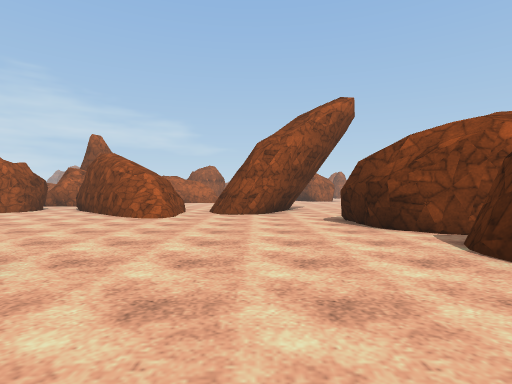
[1] (above)

24 first-person views from a walk through a scene from a Unity 3-D project. The camera is 1.5 m above the floor, looks level and sees 80° across. The floor is counted in squares, 2 m on a side. Each view is taken from the middle of a square. On the plan, view 1 faces up. The plan holds only what a view shows up to about 10 squares ahead; the rest is blank. The place goes on beyond the plan. The player character is not drawn. Surface patterns are stand-ins for the level's own textures.

[2]
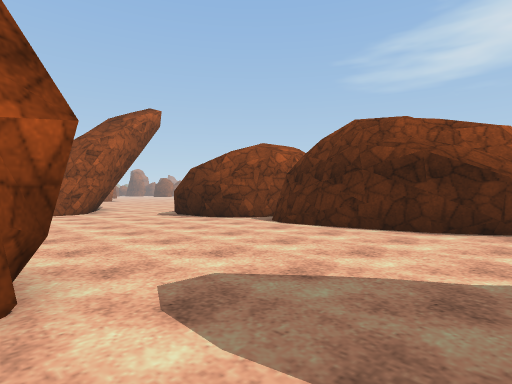

[3]
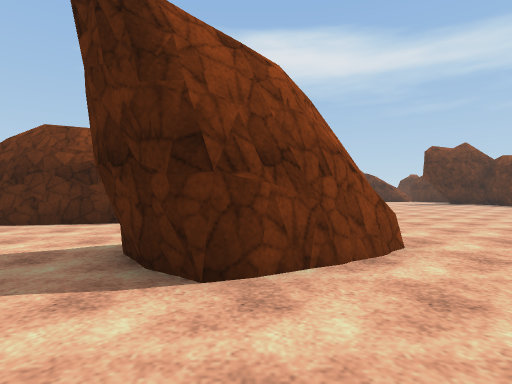

[4]
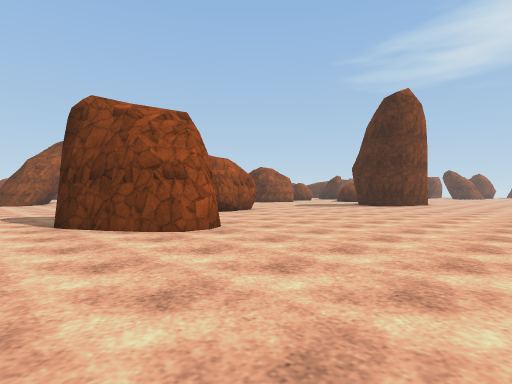

[5]
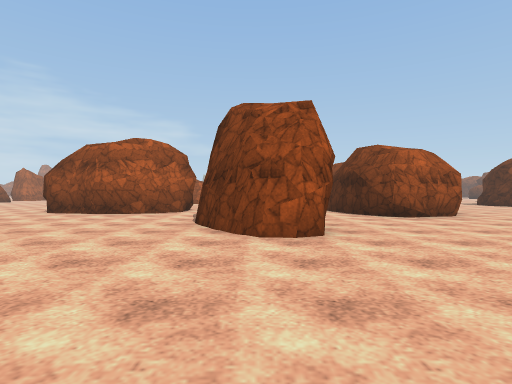

[6]
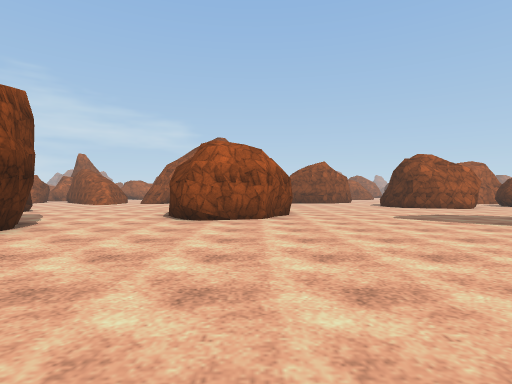

[7]
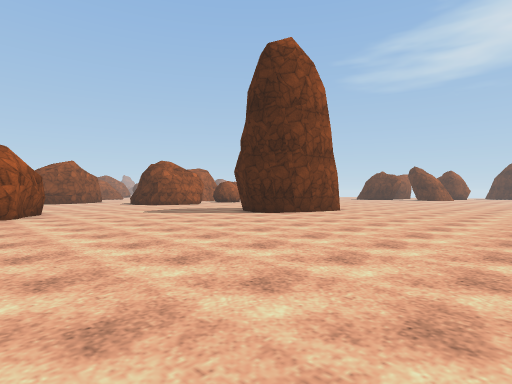

[8]
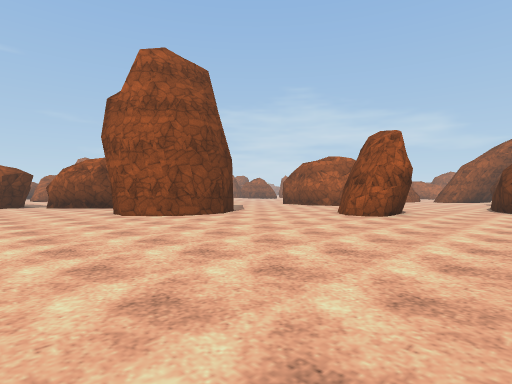

[9]
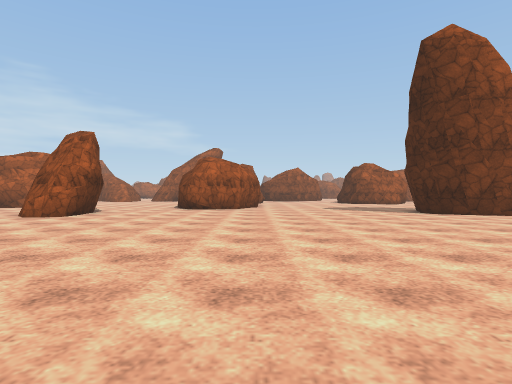

[10]
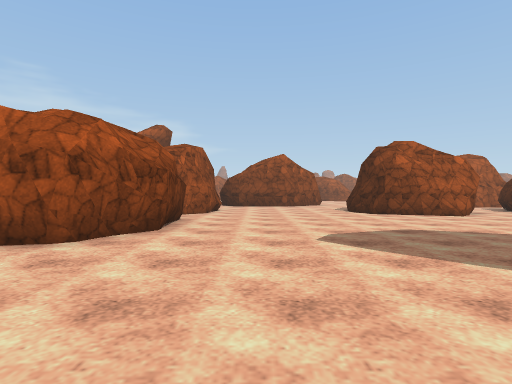

[11]
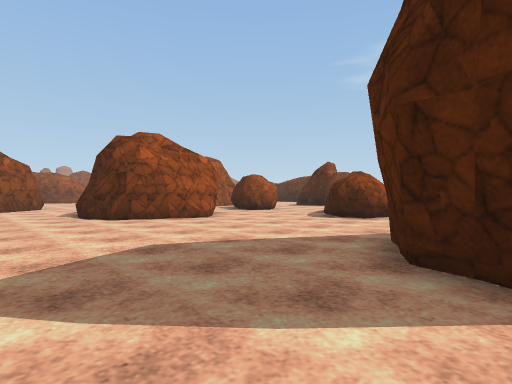

[12]
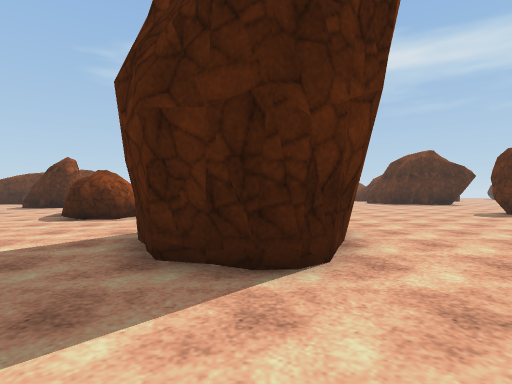

[13]
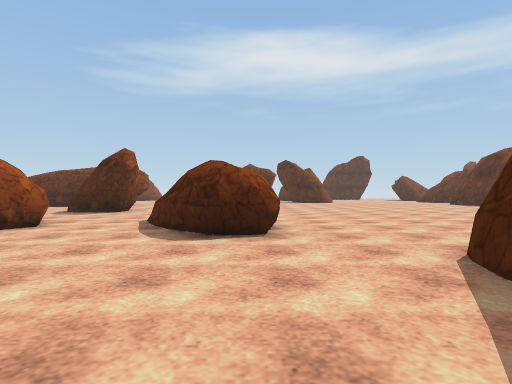

[14]
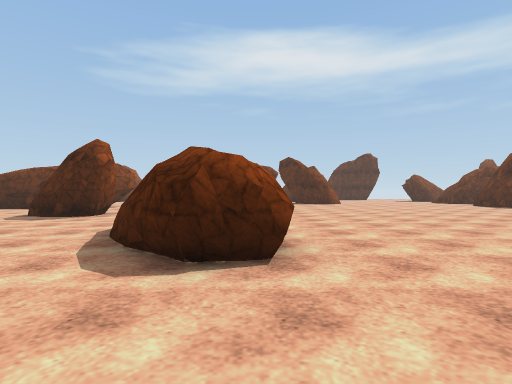

[15]
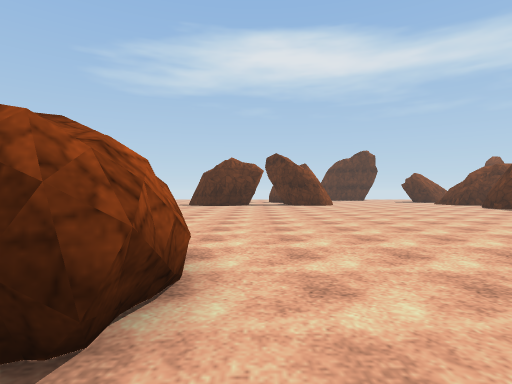

[16]
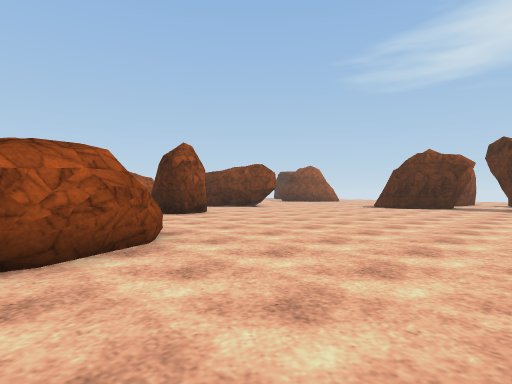

[17]
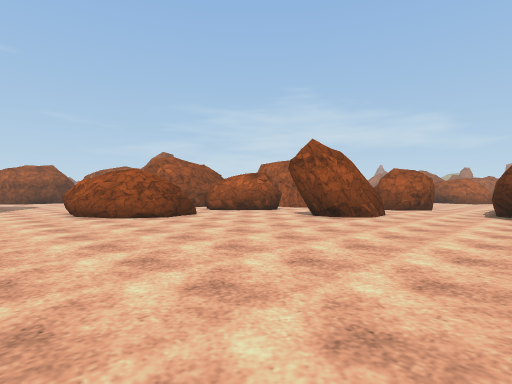

[18]
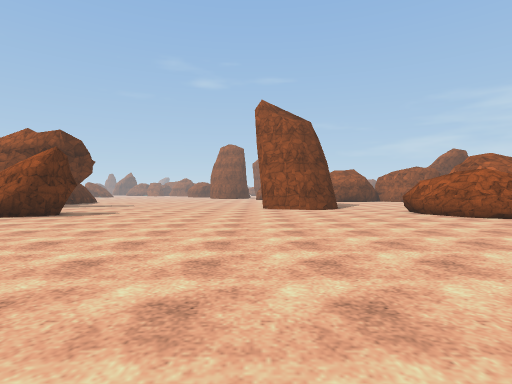

[19]
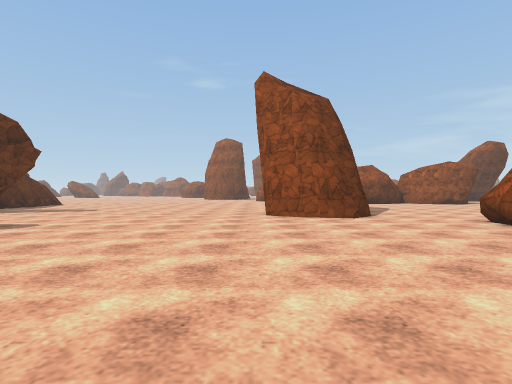

[20]
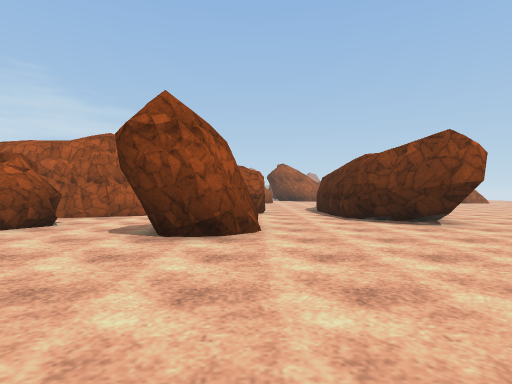

[21]
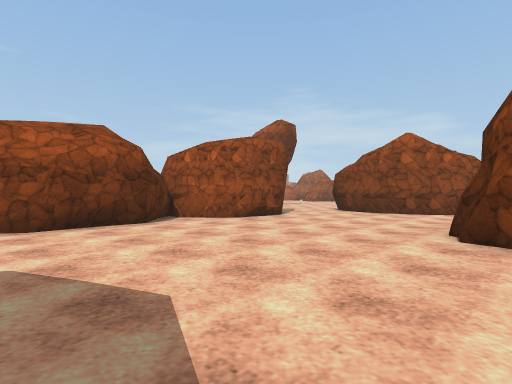

[22]
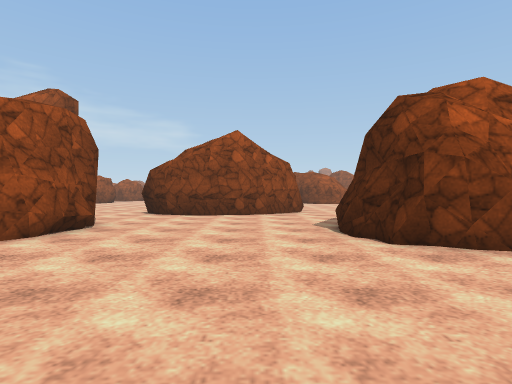

[23]
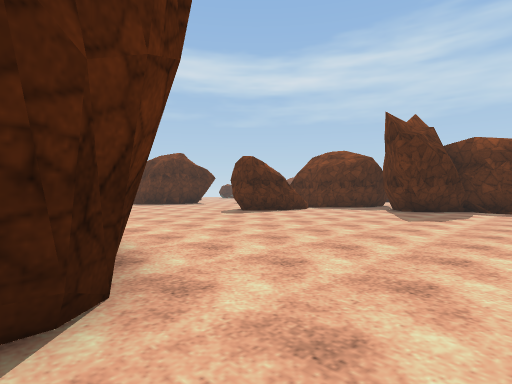

[24]
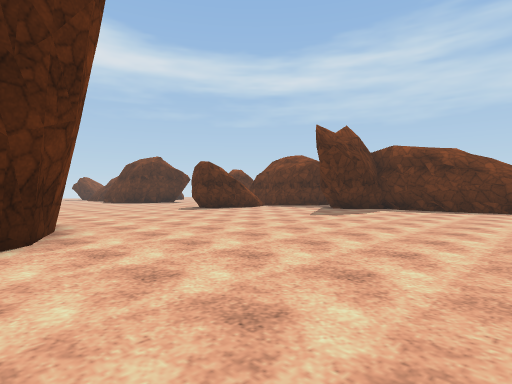

### Floor plan
Key: @ floor where view 1 was taken; # wall or solid block; . floor; / step, stairs or slope; = window, fence, low wall or low ledge.
Columns run from 5 left of view 1 to 30 right of it. Each row starts with its distance up from view 1.
 10 ## .##..    .......      ###.  ...#
  9 .=/.....    .......       ........##
  8 ........#   #.....        #...##...#
  7 ........#   #.....#      ##..###....
  6 ........## ##.....#     ##...##.....
  5  ........###......####..............
  4  .......## #.......................
  3    .....#  ##............##.........
  2   #.....#   #..........####.........
  1   #.....## ##..........####.........
  0  ....@...###........................
 -1 .........###........................
 -2 ....###...........#####.............
 -3 ....###...........#####...........
 -4 .....##...........####.............
 -5  ....##.............................
 -6   .................................
 -7   ................................
 -8  #...............................
 -9 ##..............................
-10 #.............................
-11 .............................
-12 ........................ ##.
-13 .......................   #
-14      ...... . ......
-15               .. ..

Positions as (right, up) in squares from view 1, and headings:
1: (0, 0), facing up
2: (-3, -1), facing up-right
3: (-4, -3), facing right
4: (-3, -10), facing up-right
5: (0, -10), facing up
6: (6, -9), facing up
7: (5, -11), facing up-right
8: (5, -14), facing up-left
9: (7, -14), facing up
10: (9, -5), facing up
11: (10, -3), facing up-right
12: (10, -3), facing right
13: (13, 1), facing right
14: (15, 1), facing right
15: (17, 0), facing right
16: (19, -3), facing up-right
17: (30, -2), facing up-left
18: (30, -5), facing left
19: (26, -5), facing left
20: (26, 1), facing up
21: (14, 0), facing up-left
22: (11, 1), facing up
23: (11, -3), facing down-right
24: (8, -3), facing down-right
